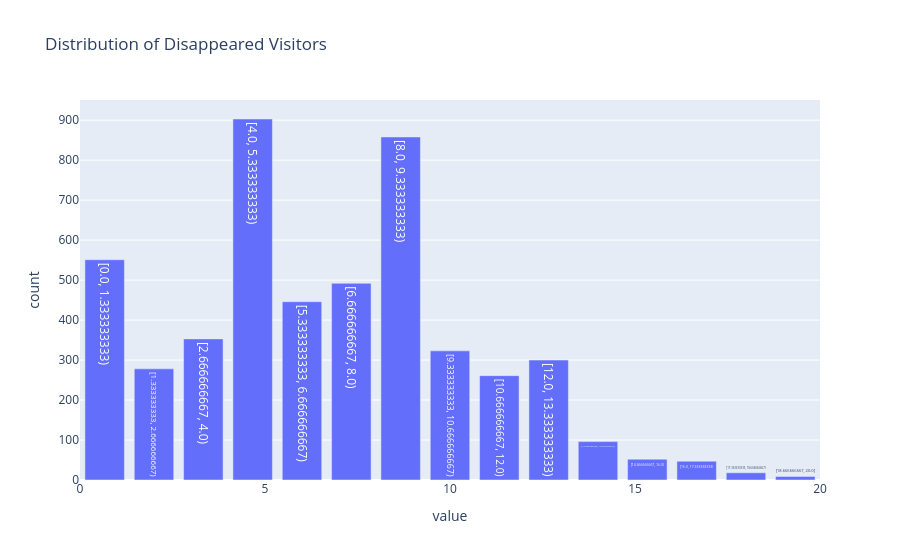

The cell this chart's notebook holds for it:
### Code cell
from pyspark.sql import functions as F

properties.select("dread", "haunted") \
    .groupBy("haunted") \
    .agg(
        F.min("dread").alias("min"),
        F.percentile_approx("dread", 0.25).alias("q1"),
        F.percentile_approx("dread", 0.50).alias("median"),
        F.percentile_approx("dread", 0.75).alias("q3"),
        F.max("dread").alias("max"),
        F.mean("dread").alias("mean"),
    ) \
    .orderBy("haunted") \
    .show()

properties.select("owl_hoots").plot.hist(
    bins=20,
    title="Distribution of Nightly Owl Hoots",
)

properties.select("disappeared_visitors").plot.hist(
    bins=15,
    title="Distribution of Disappeared Visitors",
)

### Figure 1 — Plotly figure (JSON) as saved in the notebook; plotly's stock layout.template omitted (floating-point values rounded to 4 significant figures)
{"data": [{"hovertemplate": "variable=disappeared_visitors<br>value=%{text}<br>count=%{y}", "name": "disappeared_visitors", "text": ["[0.0, 1.333333333)", "[1.333333333, 2.666666667)", "[2.666666667, 4.0)", "[4.0, 5.333333333)", "[5.333333333, 6.666666667)", "[6.666666667, 8.0)", "[8.0, 9.333333333)", "[9.333333333, 10.666666667)", "[10.666666667, 12.0)", "[12.0, 13.333333333)", "[13.333333333, 14.666666667)", "[14.666666667, 16.0)", "[16.0, 17.333333333)", "[17.333333333, 18.666666667)", "[18.666666667, 20.0]"], "type": "bar", "x": [0.6667, 2, 3.333, 4.667, 6, 7.333, 8.667, 10, 11.33, 12.67, 14, 15.33, 16.67, 18, 19.33], "y": [551, 278, 353, 903, 446, 492, 858, 323, 261, 300, 96, 52, 47, 18, 9]}], "layout": {"barmode": "stack", "title": {"text": "Distribution of Disappeared Visitors"}, "xaxis": {"title": {"text": "value"}}, "yaxis": {"title": {"text": "count"}}}}
